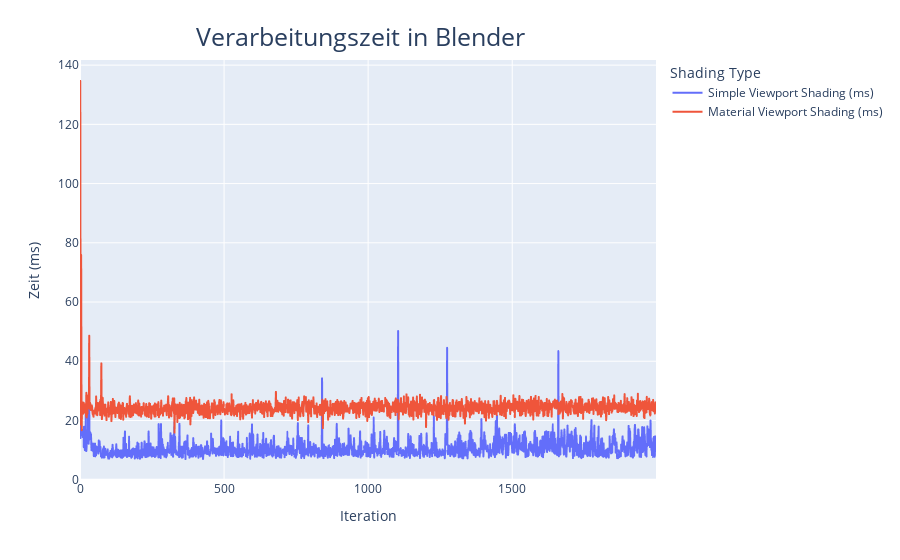

Source (notebook cell):
### Code cell
fig5 = px.line(df)
fig5.update_layout(legend={'title':'Shading Type'}, title={'text':'Verarbeitungszeit in Blender', 'x':0.4, 'y':0.95, 'font':{'size':25}})
fig5.update_xaxes(title_text='Iteration')
fig5.update_yaxes(title_text='Zeit (ms)')
fig5.show()

### Figure 1 — Plotly figure (JSON) as saved in the notebook; plotly's stock layout.template omitted (floating-point values rounded to 4 significant figures; data arrays with more than 128 entries replaced by an {"elided": "..."} marker saying what was removed)
{"data": [{"hovertemplate": "variable=Simple Viewport Shading (ms)<br>index=%{x}<br>value=%{y}<extra></extra>", "legendgroup": "Simple Viewport Shading (ms)", "line": {"color": "#636efa", "dash": "solid"}, "marker": {"symbol": "circle"}, "mode": "lines", "name": "Simple Viewport Shading (ms)", "showlegend": true, "type": "scattergl", "x": {"elided": "2000 int values"}, "xaxis": "x", "y": {"elided": "2000 float values"}, "yaxis": "y"}, {"hovertemplate": "variable=Material Viewport Shading (ms)<br>index=%{x}<br>value=%{y}<extra></extra>", "legendgroup": "Material Viewport Shading (ms)", "line": {"color": "#EF553B", "dash": "solid"}, "marker": {"symbol": "circle"}, "mode": "lines", "name": "Material Viewport Shading (ms)", "showlegend": true, "type": "scattergl", "x": {"elided": "2000 int values"}, "xaxis": "x", "y": {"elided": "2000 float values"}, "yaxis": "y"}], "layout": {"legend": {"title": {"text": "Shading Type"}, "tracegroupgap": 0}, "margin": {"t": 60}, "title": {"font": {"size": 25}, "text": "Verarbeitungszeit in Blender", "x": 0.4, "y": 0.95}, "xaxis": {"anchor": "y", "domain": [0, 1], "title": {"text": "Iteration"}}, "yaxis": {"anchor": "x", "domain": [0, 1], "title": {"text": "Zeit (ms)"}}}}
